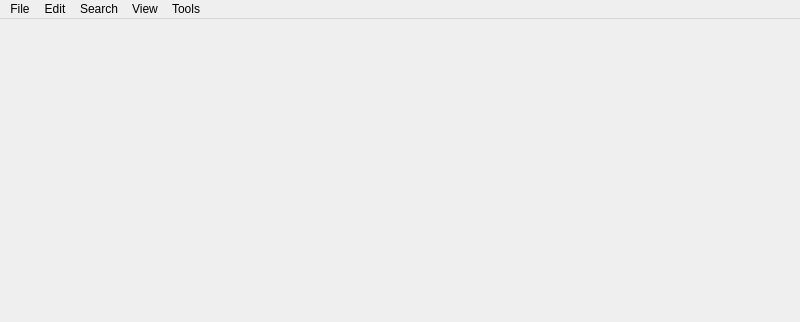
<?xml version="1.0" encoding="UTF-8"?>
<ui version="4.0">
 <class>MainWindow</class>
 <widget class="QMainWindow" name="MainWindow">
  <property name="geometry">
   <rect>
    <x>0</x>
    <y>0</y>
    <width>800</width>
    <height>322</height>
   </rect>
  </property>
  <property name="windowTitle">
   <string>MainWindow</string>
  </property>
  <widget class="QWidget" name="centralwidget"/>
  <widget class="QMenuBar" name="menubar">
   <property name="geometry">
    <rect>
     <x>0</x>
     <y>0</y>
     <width>800</width>
     <height>24</height>
    </rect>
   </property>
   <widget class="QMenu" name="menuFile">
    <property name="title">
     <string>File</string>
    </property>
    <addaction name="actionNew"/>
    <addaction name="actionOpen"/>
    <addaction name="actionSave"/>
    <addaction name="actionSave_As"/>
    <addaction name="separator"/>
    <addaction name="actionImport"/>
    <addaction name="actionExport"/>
    <addaction name="separator"/>
    <addaction name="actionRecent"/>
    <addaction name="separator"/>
    <addaction name="actionExit"/>
    <addaction name="separator"/>
   </widget>
   <widget class="QMenu" name="menuEdit">
    <property name="title">
     <string>Edit</string>
    </property>
    <widget class="QMenu" name="menuHighlights">
     <property name="title">
      <string>Highlight</string>
     </property>
     <addaction name="actionBookmark_here"/>
     <addaction name="actionHighlight_All_Occurances"/>
     <addaction name="separator"/>
     <addaction name="actionSelect_All"/>
    </widget>
    <addaction name="actionUndo"/>
    <addaction name="actionRedo"/>
    <addaction name="separator"/>
    <addaction name="actionC_ut"/>
    <addaction name="action_Copy"/>
    <addaction name="actionCopy_As"/>
    <addaction name="separator"/>
    <addaction name="action_Paste"/>
    <addaction name="actionPaste_Special"/>
    <addaction name="action_Delete"/>
    <addaction name="separator"/>
    <addaction name="menuHighlights"/>
    <addaction name="separator"/>
   </widget>
   <widget class="QMenu" name="menuView">
    <property name="title">
     <string>View</string>
    </property>
    <addaction name="actionHexadecimal"/>
    <addaction name="actionDecimal"/>
    <addaction name="actionOctal"/>
    <addaction name="actionBinary"/>
    <addaction name="separator"/>
    <addaction name="action8_Bit_Byte"/>
    <addaction name="action16_bit_Byte"/>
    <addaction name="action32_bit_Dword"/>
    <addaction name="action64_bit_QWord"/>
    <addaction name="separator"/>
   </widget>
   <widget class="QMenu" name="menuSearh">
    <property name="title">
     <string>Search</string>
    </property>
    <addaction name="actionFind"/>
    <addaction name="actionFind_Next"/>
    <addaction name="actionFind_Previous"/>
    <addaction name="action_Replace"/>
    <addaction name="separator"/>
    <addaction name="action_Goto"/>
   </widget>
   <widget class="QMenu" name="menuTools">
    <property name="title">
     <string>Tools</string>
    </property>
    <widget class="QMenu" name="menuView_2">
     <property name="title">
      <string>Format</string>
     </property>
     <addaction name="actionHexadecimal_2"/>
     <addaction name="actionDecimal_2"/>
     <addaction name="actionOctal_2"/>
     <addaction name="actionBinary_2"/>
     <addaction name="separator"/>
     <addaction name="action8_bit_Byte"/>
     <addaction name="action16_bit_Word"/>
     <addaction name="action32_bit_Dword_2"/>
     <addaction name="action64_bit_Qword"/>
    </widget>
    <addaction name="separator"/>
    <addaction name="menuView_2"/>
    <addaction name="separator"/>
    <addaction name="actionDataInspector"/>
    <addaction name="actionProperties"/>
    <addaction name="actionChecksum"/>
    <addaction name="actionStrings"/>
    <addaction name="actionEntropy"/>
    <addaction name="separator"/>
    <addaction name="actionDisassemble"/>
    <addaction name="actionStructureView"/>
    <addaction name="separator"/>
    <addaction name="actionFill"/>
    <addaction name="actionPreferences"/>
    <addaction name="separator"/>
    <addaction name="actionAbout"/>
   </widget>
   <addaction name="menuFile"/>
   <addaction name="menuEdit"/>
   <addaction name="menuSearh"/>
   <addaction name="menuView"/>
   <addaction name="menuTools"/>
  </widget>
  <widget class="QStatusBar" name="statusbar">
   <property name="sizeGripEnabled">
    <bool>false</bool>
   </property>
  </widget>
  <action name="actionNew">
   <property name="text">
    <string>&amp;New</string>
   </property>
  </action>
  <action name="actionOpen">
   <property name="icon">
    <iconset theme="document-open-symbolic"/>
   </property>
   <property name="text">
    <string>&amp;Open...</string>
   </property>
   <property name="shortcut">
    <string>Ctrl+O</string>
   </property>
  </action>
  <action name="actionSave">
   <property name="text">
    <string>Save</string>
   </property>
   <property name="shortcut">
    <string>Ctrl+S</string>
   </property>
  </action>
  <action name="actionSave_As">
   <property name="text">
    <string>Save As...</string>
   </property>
  </action>
  <action name="actionProperties">
   <property name="text">
    <string>Information...</string>
   </property>
   <property name="shortcut">
    <string>Ctrl+I</string>
   </property>
  </action>
  <action name="actionImport">
   <property name="text">
    <string>Import...</string>
   </property>
  </action>
  <action name="actionExport">
   <property name="text">
    <string>Export...</string>
   </property>
  </action>
  <action name="actionExit">
   <property name="text">
    <string>Exit</string>
   </property>
  </action>
  <action name="actionUndo">
   <property name="text">
    <string>Undo</string>
   </property>
   <property name="shortcut">
    <string>Ctrl+U</string>
   </property>
  </action>
  <action name="actionRedo">
   <property name="text">
    <string>Redo</string>
   </property>
   <property name="shortcut">
    <string>Ctrl+Y</string>
   </property>
  </action>
  <action name="actionHexadecimal">
   <property name="text">
    <string>Hexadecimal</string>
   </property>
   <property name="visible">
    <bool>false</bool>
   </property>
  </action>
  <action name="actionDecimal">
   <property name="text">
    <string>Decimal</string>
   </property>
  </action>
  <action name="actionOctal">
   <property name="text">
    <string>Octal</string>
   </property>
  </action>
  <action name="actionBinary">
   <property name="text">
    <string>Binary</string>
   </property>
  </action>
  <action name="action8_Bit_Byte">
   <property name="text">
    <string>8-bit Byte</string>
   </property>
  </action>
  <action name="action16_bit_Byte">
   <property name="text">
    <string>16-bit Word</string>
   </property>
  </action>
  <action name="action32_bit_Dword">
   <property name="text">
    <string>32-bit Dword</string>
   </property>
  </action>
  <action name="action64_bit_QWord">
   <property name="text">
    <string>64-bit QWord</string>
   </property>
  </action>
  <action name="actionPreferences">
   <property name="text">
    <string>Preferences...</string>
   </property>
   <property name="shortcut">
    <string>Ctrl+,</string>
   </property>
  </action>
  <action name="actionAbout">
   <property name="text">
    <string>About...</string>
   </property>
  </action>
  <action name="actionFind">
   <property name="text">
    <string>&amp;Find...</string>
   </property>
   <property name="shortcut">
    <string>Ctrl+F</string>
   </property>
  </action>
  <action name="actionFind_Next">
   <property name="text">
    <string>Find &amp;Next</string>
   </property>
   <property name="shortcut">
    <string>F3</string>
   </property>
  </action>
  <action name="actionFind_Previous">
   <property name="text">
    <string>Find &amp;Previous</string>
   </property>
   <property name="shortcut">
    <string>Shift+F3</string>
   </property>
  </action>
  <action name="action_Replace">
   <property name="enabled">
    <bool>false</bool>
   </property>
   <property name="text">
    <string>&amp;Replace...</string>
   </property>
   <property name="shortcut">
    <string>Ctrl+H</string>
   </property>
   <property name="visible">
    <bool>false</bool>
   </property>
  </action>
  <action name="actionC_ut">
   <property name="text">
    <string>C&amp;ut</string>
   </property>
  </action>
  <action name="action_Copy">
   <property name="text">
    <string>&amp;Copy</string>
   </property>
  </action>
  <action name="actionCopy_As">
   <property name="text">
    <string>Copy &amp;As...</string>
   </property>
  </action>
  <action name="action_Paste">
   <property name="text">
    <string>&amp;Paste</string>
   </property>
   <property name="shortcut">
    <string>Ctrl+V</string>
   </property>
  </action>
  <action name="actionPaste_Special">
   <property name="text">
    <string>Paste Special...</string>
   </property>
  </action>
  <action name="action_Goto">
   <property name="text">
    <string>&amp;Goto...</string>
   </property>
   <property name="shortcut">
    <string>Ctrl+G</string>
   </property>
  </action>
  <action name="action_Delete">
   <property name="text">
    <string>&amp;Delete</string>
   </property>
   <property name="shortcut">
    <string>Del</string>
   </property>
  </action>
  <action name="actionRecent">
   <property name="icon">
    <iconset theme="document-open-recent-symbolic"/>
   </property>
   <property name="text">
    <string>Recent</string>
   </property>
  </action>
  <action name="actionHexadecimal_2">
   <property name="checkable">
    <bool>true</bool>
   </property>
   <property name="checked">
    <bool>true</bool>
   </property>
   <property name="text">
    <string>Hexadecimal</string>
   </property>
  </action>
  <action name="actionDecimal_2">
   <property name="checkable">
    <bool>true</bool>
   </property>
   <property name="text">
    <string>Decimal</string>
   </property>
  </action>
  <action name="actionOctal_2">
   <property name="checkable">
    <bool>true</bool>
   </property>
   <property name="text">
    <string>Octal</string>
   </property>
  </action>
  <action name="actionBinary_2">
   <property name="checkable">
    <bool>true</bool>
   </property>
   <property name="text">
    <string>Binary</string>
   </property>
  </action>
  <action name="action8_bit_Byte">
   <property name="checkable">
    <bool>true</bool>
   </property>
   <property name="text">
    <string>8-bit Byte</string>
   </property>
  </action>
  <action name="action16_bit_Word">
   <property name="checkable">
    <bool>true</bool>
   </property>
   <property name="checked">
    <bool>true</bool>
   </property>
   <property name="text">
    <string>16-bit Word</string>
   </property>
  </action>
  <action name="action32_bit_Dword_2">
   <property name="checkable">
    <bool>true</bool>
   </property>
   <property name="text">
    <string>32-bit Dword</string>
   </property>
  </action>
  <action name="action64_bit_Qword">
   <property name="checkable">
    <bool>true</bool>
   </property>
   <property name="text">
    <string>64-bit Qword</string>
   </property>
  </action>
  <action name="actionFloat_32_bit_IEEE">
   <property name="text">
    <string>Float (32-bit IEEE)</string>
   </property>
  </action>
  <action name="actionDouble_64_bit_IEEE">
   <property name="text">
    <string>Double (64-bit IEEE)</string>
   </property>
  </action>
  <action name="actionBookmark_here">
   <property name="text">
    <string>Bookmark...</string>
   </property>
   <property name="shortcut">
    <string>Ctrl+B</string>
   </property>
  </action>
  <action name="actionSelect_All">
   <property name="text">
    <string>Select &amp;All</string>
   </property>
   <property name="shortcut">
    <string>Ctrl+A</string>
   </property>
  </action>
  <action name="actionHighlight_All_Occurances">
   <property name="text">
    <string>Highlight All Occurances</string>
   </property>
  </action>
  <action name="actionFill">
   <property name="enabled">
    <bool>false</bool>
   </property>
   <property name="text">
    <string>Fill...</string>
   </property>
   <property name="visible">
    <bool>false</bool>
   </property>
  </action>
  <action name="actionChecksum">
   <property name="text">
    <string>Checksums...</string>
   </property>
  </action>
  <action name="actionStrings">
   <property name="text">
    <string>Strings...</string>
   </property>
  </action>
  <action name="actionDisassemble">
   <property name="text">
    <string>Disassemble...</string>
   </property>
   <property name="shortcut">
    <string>Ctrl+D</string>
   </property>
  </action>
  <action name="actionStructureView">
   <property name="text">
    <string>Structure View...</string>
   </property>
   <property name="shortcut">
    <string>Ctrl+T</string>
   </property>
  </action>
  <action name="action_Fill">
   <property name="text">
    <string> Fill...</string>
   </property>
  </action>
  <action name="actionReverse">
   <property name="text">
    <string>Reverse...</string>
   </property>
  </action>
  <action name="actionDataInspector">
   <property name="text">
    <string>Data Inspector...</string>
   </property>
  </action>
  <action name="actionEntropy">
   <property name="text">
    <string>Entropy...</string>
   </property>
  </action>
 </widget>
 <resources/>
 <connections/>
</ui>
